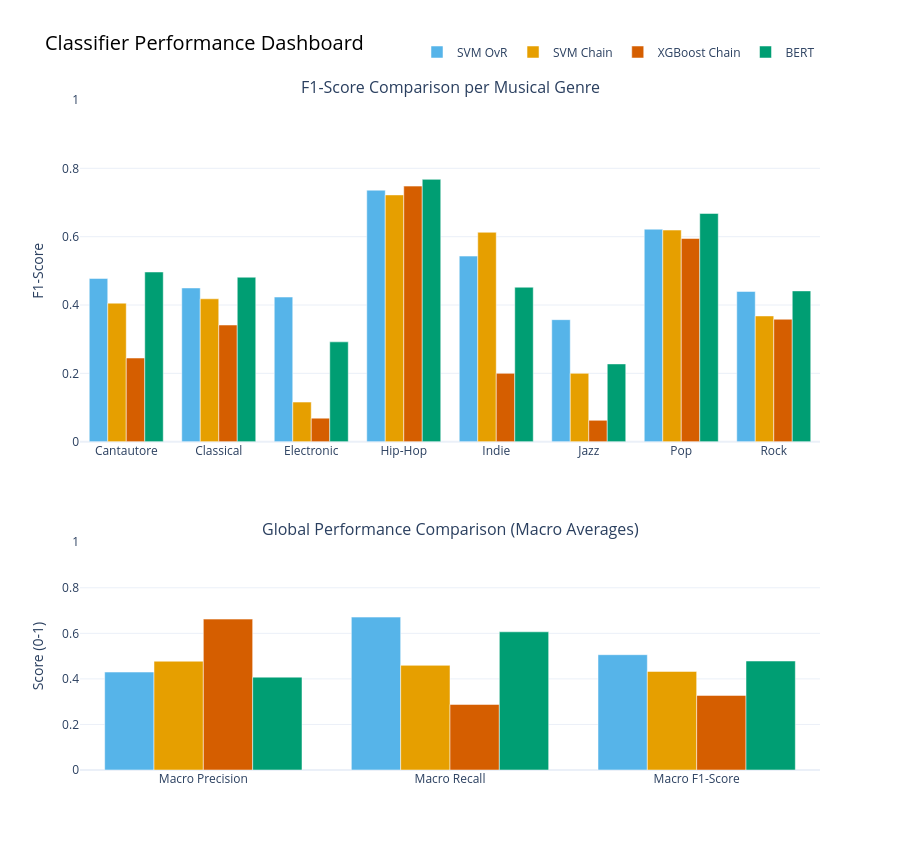

Notebook source saved alongside this figure:
### Code cell
import pandas as pd
import plotly.graph_objects as go
from plotly.subplots import make_subplots

# Using the dictionary variables you saved during the training phases.
genres = list(mlb.classes_)

# Clean comprehension lists directly querying the dictionaries
df_f1 = pd.DataFrame({
    'Genre': genres,
    'SVM_Grid_F1': [svm_report_dict[g]['f1-score'] for g in genres],
    'SVM_Chain_F1': [chain_report_dict[g]['f1-score'] for g in genres],
    'XGBoost_Chain_F1': [xgboost_report_dict[g]['f1-score'] for g in genres],
    'BERT_F1': [bert_report_dict[g]['f1-score'] for g in genres]
})

def extract_macro(report_dict):
    return [report_dict['macro avg']['precision'], report_dict['macro avg']['recall'], report_dict['macro avg']['f1-score']]

df_macro = pd.DataFrame({
    'Metric': ['Macro Precision', 'Macro Recall', 'Macro F1-Score'],
    'SVM_Grid': extract_macro(svm_report_dict),
    'SVM_Chain': extract_macro(chain_report_dict),
    'XGBoost_Chain': extract_macro(xgboost_report_dict),
    'BERT': extract_macro(bert_report_dict)
})


colors = {
    'SVM_Grid': '#56B4E9',     # Sky Blue
    'SVM_Chain': '#E69F00',    # Orange
    'XGBoost_Chain': '#D55E00',# Vermilion
    'BERT': '#009E73'          # Bluish Green
}


fig = make_subplots(
    rows=2, cols=1, 
    subplot_titles=(
        "F1-Score Comparison per Musical Genre", 
        "Global Performance Comparison (Macro Averages)"
    ),
    vertical_spacing=0.15,
    row_heights=[0.6, 0.4]
)

# CHART 1: GENRES
fig.add_trace(go.Bar(x=df_f1['Genre'], y=df_f1['SVM_Grid_F1'], name='SVM OvR', marker_color=colors['SVM_Grid']), row=1, col=1)
fig.add_trace(go.Bar(x=df_f1['Genre'], y=df_f1['SVM_Chain_F1'], name='SVM Chain', marker_color=colors['SVM_Chain']), row=1, col=1)
fig.add_trace(go.Bar(x=df_f1['Genre'], y=df_f1['XGBoost_Chain_F1'], name='XGBoost Chain', marker_color=colors['XGBoost_Chain']), row=1, col=1)
fig.add_trace(go.Bar(x=df_f1['Genre'], y=df_f1['BERT_F1'], name='BERT', marker_color=colors['BERT']), row=1, col=1)

# CHART 2: MACRO
fig.add_trace(go.Bar(name='SVM OvR', x=df_macro['Metric'], y=df_macro['SVM_Grid'], marker_color=colors['SVM_Grid'], showlegend=False), row=2, col=1)
fig.add_trace(go.Bar(name='SVM Chain', x=df_macro['Metric'], y=df_macro['SVM_Chain'], marker_color=colors['SVM_Chain'], showlegend=False), row=2, col=1)
fig.add_trace(go.Bar(name='XGBoost Chain', x=df_macro['Metric'], y=df_macro['XGBoost_Chain'], marker_color=colors['XGBoost_Chain'], showlegend=False), row=2, col=1)
fig.add_trace(go.Bar(name='BERT', x=df_macro['Metric'], y=df_macro['BERT'], marker_color=colors['BERT'], showlegend=False), row=2, col=1)

fig.update_layout(
    title_text="Classifier Performance Dashboard",
    title_font=dict(size=20, color='black'),
    template='plotly_white',
    barmode='group',
    height=850,
    hovermode="x unified",
    legend=dict(orientation="h", yanchor="bottom", y=1.05, xanchor="right", x=1)
)

fig.update_yaxes(title_text="F1-Score", range=[0, 1], row=1, col=1)
fig.update_yaxes(title_text="Score (0-1)", range=[0, 1], row=2, col=1)

fig.show()

### Figure 1 — Plotly figure (JSON) as saved in the notebook; plotly's stock layout.template omitted (floating-point values rounded to 4 significant figures)
{"data": [{"marker": {"color": "#56B4E9"}, "name": "SVM OvR", "type": "bar", "x": ["Cantautore", "Classical", "Electronic", "Hip-Hop", "Indie", "Jazz", "Pop", "Rock"], "xaxis": "x", "y": [0.4779, 0.45, 0.4234, 0.7361, 0.5432, 0.3571, 0.622, 0.4397], "yaxis": "y"}, {"marker": {"color": "#E69F00"}, "name": "SVM Chain", "type": "bar", "x": ["Cantautore", "Classical", "Electronic", "Hip-Hop", "Indie", "Jazz", "Pop", "Rock"], "xaxis": "x", "y": [0.4054, 0.4182, 0.1159, 0.7222, 0.6129, 0.2, 0.6194, 0.368], "yaxis": "y"}, {"marker": {"color": "#D55E00"}, "name": "XGBoost Chain", "type": "bar", "x": ["Cantautore", "Classical", "Electronic", "Hip-Hop", "Indie", "Jazz", "Pop", "Rock"], "xaxis": "x", "y": [0.2449, 0.3415, 0.06897, 0.748, 0.2, 0.0625, 0.5946, 0.3584], "yaxis": "y"}, {"marker": {"color": "#009E73"}, "name": "BERT", "type": "bar", "x": ["Cantautore", "Classical", "Electronic", "Hip-Hop", "Indie", "Jazz", "Pop", "Rock"], "xaxis": "x", "y": [0.4967, 0.4814, 0.2922, 0.7678, 0.4521, 0.2276, 0.668, 0.4413], "yaxis": "y"}, {"marker": {"color": "#56B4E9"}, "name": "SVM OvR", "showlegend": false, "type": "bar", "x": ["Macro Precision", "Macro Recall", "Macro F1-Score"], "xaxis": "x2", "y": [0.4299, 0.6712, 0.5062], "yaxis": "y2"}, {"marker": {"color": "#E69F00"}, "name": "SVM Chain", "showlegend": false, "type": "bar", "x": ["Macro Precision", "Macro Recall", "Macro F1-Score"], "xaxis": "x2", "y": [0.4776, 0.4594, 0.4328], "yaxis": "y2"}, {"marker": {"color": "#D55E00"}, "name": "XGBoost Chain", "showlegend": false, "type": "bar", "x": ["Macro Precision", "Macro Recall", "Macro F1-Score"], "xaxis": "x2", "y": [0.6623, 0.2878, 0.3273], "yaxis": "y2"}, {"marker": {"color": "#009E73"}, "name": "BERT", "showlegend": false, "type": "bar", "x": ["Macro Precision", "Macro Recall", "Macro F1-Score"], "xaxis": "x2", "y": [0.4076, 0.6067, 0.4784], "yaxis": "y2"}], "layout": {"annotations": [{"font": {"size": 16}, "showarrow": false, "text": "F1-Score Comparison per Musical Genre", "x": 0.5, "xanchor": "center", "xref": "paper", "y": 1, "yanchor": "bottom", "yref": "paper"}, {"font": {"size": 16}, "showarrow": false, "text": "Global Performance Comparison (Macro Averages)", "x": 0.5, "xanchor": "center", "xref": "paper", "y": 0.34, "yanchor": "bottom", "yref": "paper"}], "barmode": "group", "height": 850, "hovermode": "x unified", "legend": {"orientation": "h", "x": 1, "xanchor": "right", "y": 1.05, "yanchor": "bottom"}, "title": {"font": {"color": "black", "size": 20}, "text": "Classifier Performance Dashboard"}, "xaxis": {"anchor": "y", "domain": [0, 1]}, "xaxis2": {"anchor": "y2", "domain": [0, 1]}, "yaxis": {"anchor": "x", "domain": [0.49, 1], "range": [0, 1], "title": {"text": "F1-Score"}}, "yaxis2": {"anchor": "x2", "domain": [0, 0.34], "range": [0, 1], "title": {"text": "Score (0-1)"}}}}
